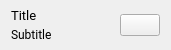
<?xml version="1.0" encoding="UTF-8"?>
<ui version="4.0">
 <!-- A list item that contains a title, subtitle, an extra label
      for additional info, and a button -->
 <class>CCListItem</class>
 <widget class="QWidget" name="CCListItem">
  <property name="geometry">
   <rect>
    <x>0</x>
    <y>0</y>
    <width>171</width>
    <height>50</height>
   </rect>
  </property>
  <property name="windowTitle">
   <string>Form</string>
  </property>
  <layout class="QHBoxLayout" name="horizontalLayout">
   <property name="spacing">
    <number>6</number>
   </property>
   <property name="topMargin">
    <number>6</number>
   </property>
   <property name="bottomMargin">
    <number>6</number>
   </property>
   <item>
    <layout class="QVBoxLayout" name="verticalLayout">
     <property name="spacing">
      <number>0</number>
     </property>
     <item>
      <widget class="QLabel" name="title">
       <property name="font">
        <font>
         <family>Roboto</family>
         <pointsize>10</pointsize>
        </font>
       </property>
       <property name="lineWidth">
        <number>1</number>
       </property>
       <property name="text">
        <string>Title</string>
       </property>
       <property name="ColorGroup" stdset="0">
        <string>ListItem</string>
       </property>
      </widget>
     </item>
     <item>
      <widget class="QLabel" name="subtitle">
       <property name="maximumSize">
        <size>
         <width>16777215</width>
         <height>16777214</height>
        </size>
       </property>
       <property name="font">
        <font>
         <family>Roboto</family>
         <kerning>true</kerning>
        </font>
       </property>
       <property name="text">
        <string>Subtitle</string>
       </property>
       <property name="wordWrap">
        <bool>true</bool>
       </property>
       <property name="ColorGroup" stdset="0">
        <string>ListSubitem</string>
       </property>
      </widget>
     </item>
    </layout>
   </item>
   <item>
    <spacer name="horizontalSpacer">
     <property name="orientation">
      <enum>Qt::Horizontal</enum>
     </property>
     <property name="sizeHint" stdset="0">
      <size>
       <width>40</width>
       <height>20</height>
      </size>
     </property>
    </spacer>
   </item>
   <item>
    <widget class="QLabel" name="extraLabel">
     <property name="font">
      <font>
       <family>Roboto</family>
       <pointsize>10</pointsize>
      </font>
     </property>
     <property name="alignment">
      <set>Qt::AlignRight|Qt::AlignTrailing|Qt::AlignVCenter</set>
     </property>
     <property name="GroupColor" stdset="0">
      <string>ListItem</string>
     </property>
    </widget>
   </item>
   <item>
    <widget class="QPushButton" name="editButton">
     <property name="text">
      <string/>
     </property>
     <property name="icon">
      <iconset resource="../resources.qrc">
       <normaloff>:/light/more_vert</normaloff>:/light/more_vert</iconset>
     </property>
     <property name="iconSize">
      <size>
       <width>18</width>
       <height>18</height>
      </size>
     </property>
    </widget>
   </item>
  </layout>
 </widget>
 <resources>
  <include location="../resources.qrc"/>
 </resources>
 <connections/>
</ui>
